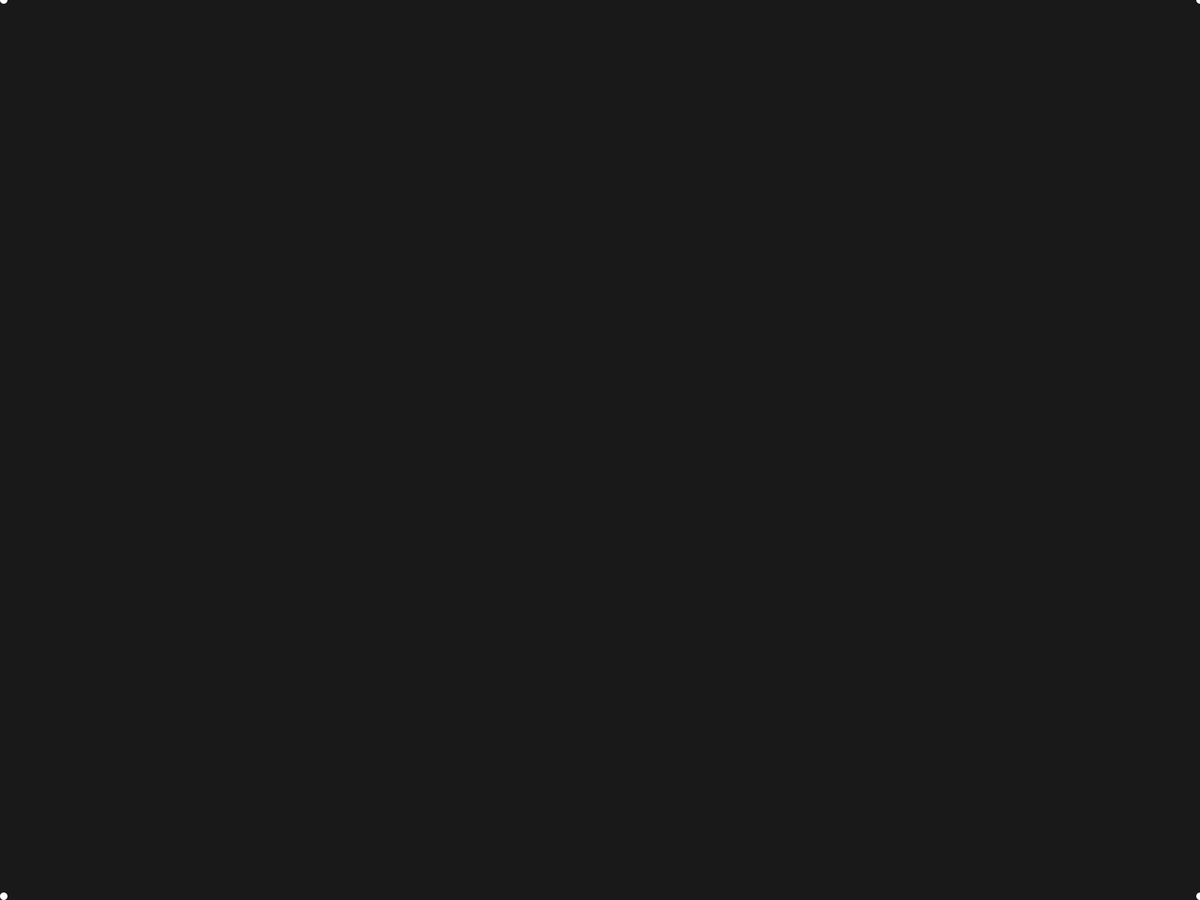
Frame 1 (no input)
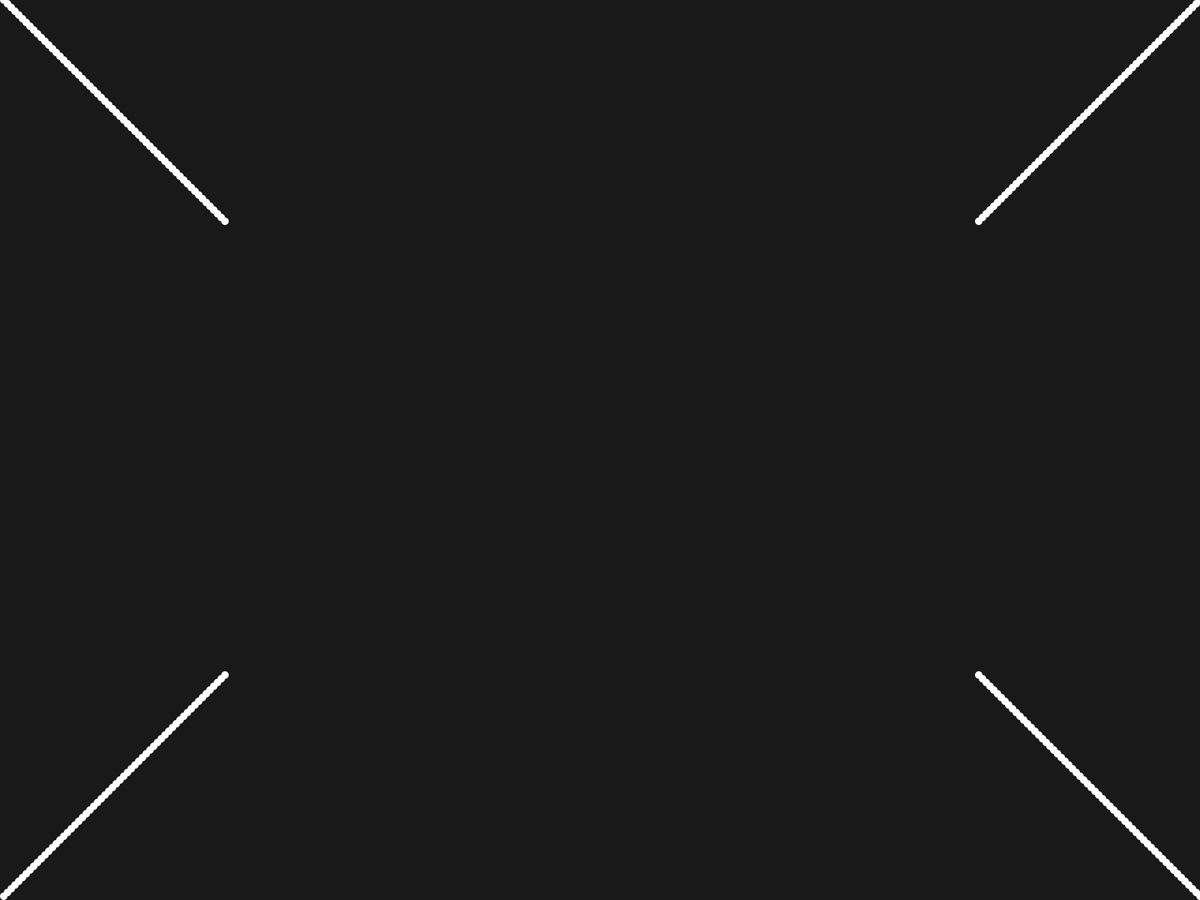
Frame 60 (the mouse pressed at the canvas centre just before this capture)
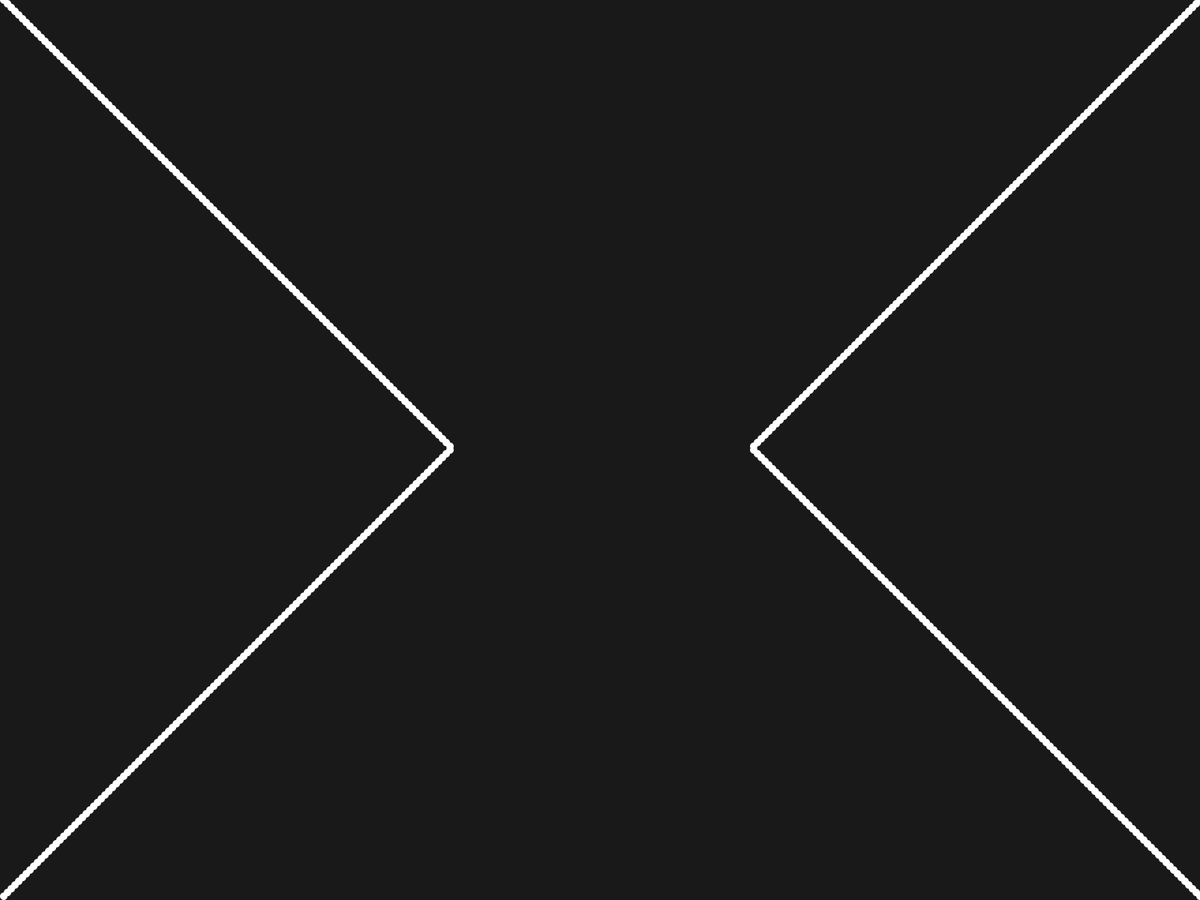
Frame 120 (the mouse held since frame 60 and released just before this capture)

The Processing sketch that drew these frames (run headless with seeded random() and noise(); from frame 60 on, the mouse is pressed at the canvas centre):

// Processing sketch: sketch_bouncing_003
// ── sketch_bouncing_003.pde
/*

 Podría agregar más objetos, partiendo desde distints posiciones.
 
 */

Bouncing myBouncing1;
Bouncing myBouncing2;
Bouncing myBouncing3;
Bouncing myBouncing4;

void setup() {
  fullScreen();
  background(25);  
  noStroke();
  myBouncing1 = new Bouncing(0, 0, 5, -5);
  myBouncing2 = new Bouncing(width, 0, 5, -5);
  myBouncing3 = new Bouncing(0, height, 5, -5);
  myBouncing4 = new Bouncing(width, height, 5, -5);
}

void draw() {
  fill(255);
  myBouncing1.rebota();
  myBouncing1.display();
  myBouncing2.rebota();
  myBouncing2.display();
  myBouncing3.rebota();
  myBouncing3.display();
  myBouncing4.rebota();
  myBouncing4.display();
}

class Bouncing {

  float pos_x;
  float pos_y;
  float move_x;
  float move_y;


  Bouncing(float pos_x_Especifico, float pos_y_Especifico, float move_x_Especifico, float move_y_Especifico) {
    pos_x = pos_x_Especifico;
    pos_y = pos_y_Especifico ;
    move_x = move_x_Especifico;
    move_y = move_y_Especifico;
  }
  void display() {
    ellipse(pos_x, pos_y, 10, 10);
  }

  void rebota() {
    pos_x = pos_x + move_x;
    pos_y = pos_y + move_y;
    if (pos_x > width) {
      pos_x = width;
      move_x = -move_x;
    }
    if (pos_y > height) {
      pos_y = height;
      move_y = -move_y;
    }
    if (pos_x < 0) {
      pos_x = 0;
      move_x = -move_x;
    }
    if (pos_y < 0) {
      pos_y = 0;
      move_y = -move_y;
    }
  }
}
